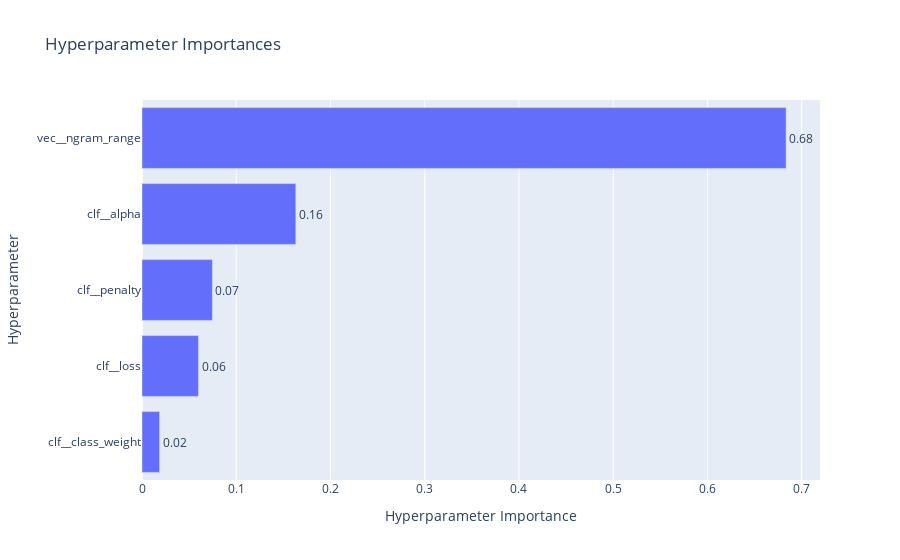

Notebook code for this chart:
### Markdown cell above
*plot_param_importances(study)*

**Purpose:** This plot ranks the importance of each hyperparameter in terms of their impact on the model's performance.

**Insights:** It highlights which parameters are most influential, guiding you on where to focus for further tuning or simplifying the model by removing less critical parameters.

### Code cell
plot_param_importances(study)

### Figure 1 — Plotly figure (JSON) as saved in the notebook; plotly's stock layout.template omitted (floating-point values rounded to 4 significant figures)
{"data": [{"cliponaxis": false, "hovertemplate": ["clf__class_weight (CategoricalDistribution): 0.018644031148640276<extra></extra>", "clf__loss (CategoricalDistribution): 0.05996030518517813<extra></extra>", "clf__penalty (CategoricalDistribution): 0.0746848716703531<extra></extra>", "clf__alpha (FloatDistribution): 0.16322530730206<extra></extra>", "vec__ngram_range (CategoricalDistribution): 0.6834854846937685<extra></extra>"], "name": "Objective Value", "orientation": "h", "text": ["0.02", "0.06", "0.07", "0.16", "0.68"], "textposition": "outside", "type": "bar", "x": [0.01864, 0.05996, 0.07468, 0.1632, 0.6835], "y": ["clf__class_weight", "clf__loss", "clf__penalty", "clf__alpha", "vec__ngram_range"]}], "layout": {"title": {"text": "Hyperparameter Importances"}, "xaxis": {"title": {"text": "Hyperparameter Importance"}}, "yaxis": {"title": {"text": "Hyperparameter"}}}}
